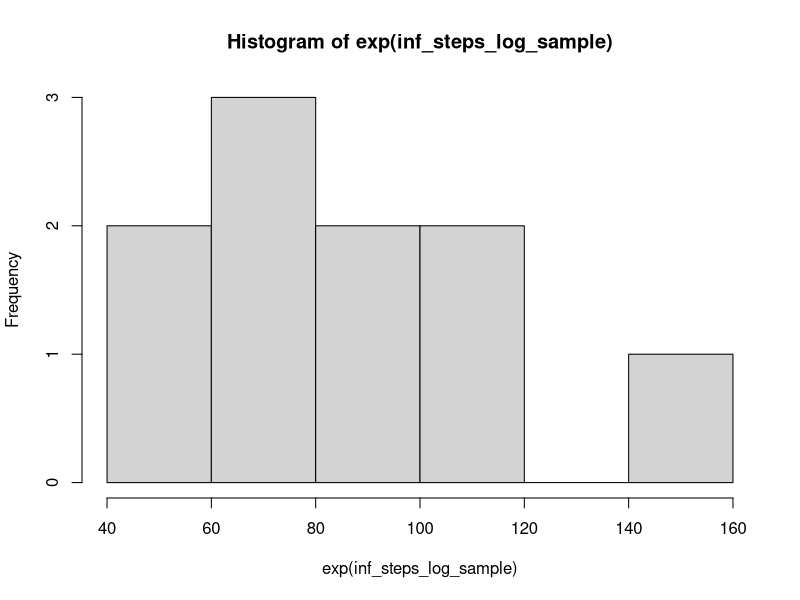

This chart was generated by the following R code:
setwd("~/Documents/Uppsala universitet/T8 22 HT/Examensarbete/R kod")

# simulation test

# namn på prompt i en vector
promt <- c("weather", "bankruptcy", "houseing")

# sampla n = 10 för de olika parametrarna
set.seed(96)
prompt_sample <- sample(x = promt, size = 10, replace = TRUE, 
                    prob = c((1/3), (1/3), (1/3)) 
                      )

guidance <- round(runif(n = 10, min = 0.5, max = 20), digits = 1) #avrundat till 1 decimal

xtra_prompt <-  rbinom(n = 10, size = 1, prob = 0.5)

guide_image <-  rbinom(n = 10, size = 1, prob = 0.5)

inf_steps_log_sample<- runif(n = 10, min = log(50), max = log(250)) # loggade värden är uniform dist

inf_steps<- round(exp(inf_steps_log_sample), digits = 0) # höjer upp med e för att få bort loggen
# detta gör att låga värden på inf_steps är mer sannolika. (Vi får en skev fördelning)
# finns mer info i låga tal. + lättare att extrapolera de höga talen
# avrundat till närmsta heltal

hist(exp(inf_steps_log_sample))

# spara i en df
df <- data.frame(prompt = prompt_sample,
                 guidance = guidance,
                 inf_steps = inf_steps,
                 xtra_prompt = xtra_prompt,
                 guide_image_bin = guide_image)

# skapa en hjälp-variabel som anger om (och vilken) guidebild som ska användas när
df$image <- NA
df$image[df$prompt == "weather" & df$guide_image_bin == 1] <- "forest"
df$image[df$prompt == "bankruptcy" & df$guide_image_bin == 1] <- "boxes"
df$image[df$prompt == "houseing" & df$guide_image_bin == 1] <- "coinstack"
df$image[ df$guide_image_bin == 0] <- "none"

#inf_steps<- round(runif(n = 100, min = 50, max = 250), digits = 0)

write.csv(df, file = "test_simulation.csv")





















